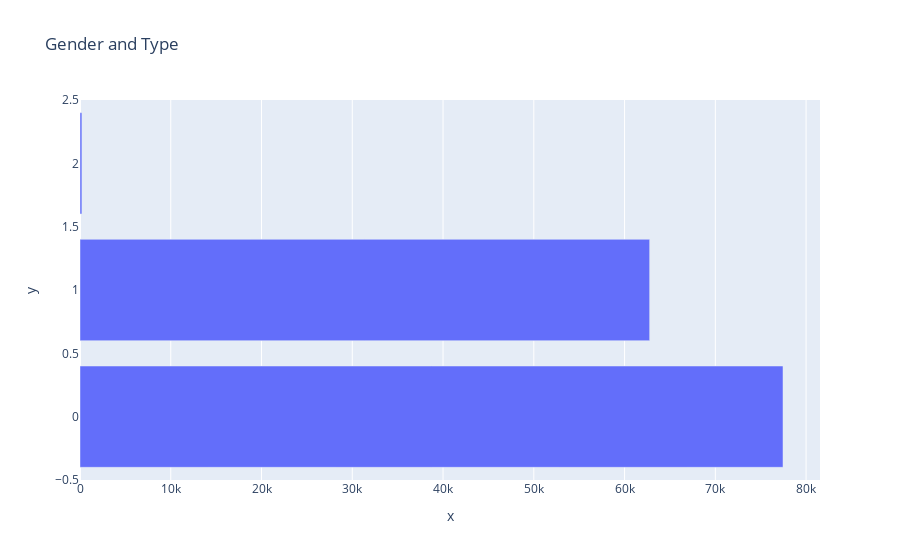

Notebook cell for this chart:
### Code cell
fig.show()

### Figure 1 — Plotly figure (JSON) as saved in the notebook; plotly's stock layout.template omitted (floating-point values rounded to 4 significant figures)
{"data": [{"alignmentgroup": "True", "hovertemplate": "x=%{x}<br>y=%{y}<extra></extra>", "legendgroup": "", "marker": {"color": "#636efa", "pattern": {"shape": ""}}, "name": "", "offsetgroup": "", "orientation": "h", "showlegend": false, "textposition": "auto", "type": "bar", "x": [77456, 62765, 210], "xaxis": "x", "y": [0, 1, 2], "yaxis": "y"}], "layout": {"autosize": true, "barmode": "relative", "legend": {"tracegroupgap": 0}, "title": {"text": "Gender and Type"}, "xaxis": {"anchor": "y", "autorange": true, "domain": [0, 1], "range": [0, 81530.0], "title": {"text": "x"}, "type": "linear"}, "yaxis": {"anchor": "x", "autorange": true, "domain": [0, 1], "range": [-0.5, 2.5], "title": {"text": "y"}, "type": "linear"}}}
